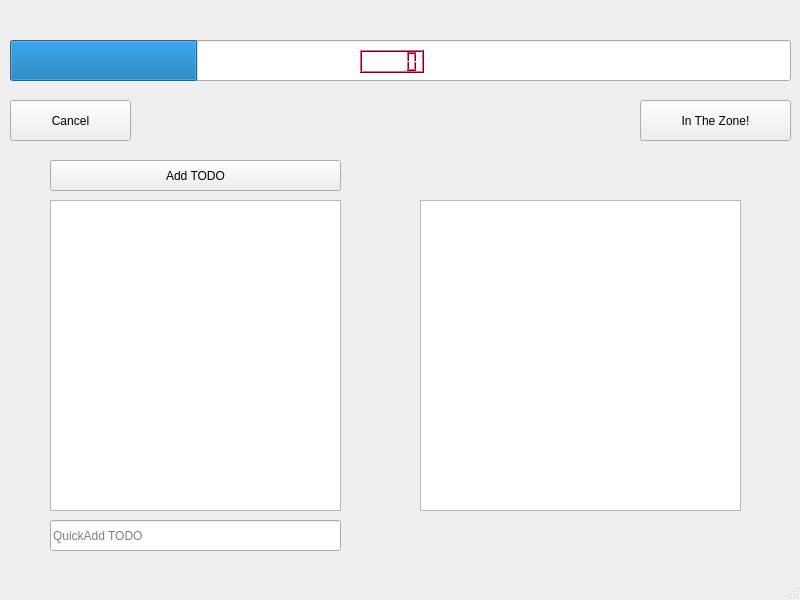
<?xml version="1.0" encoding="UTF-8"?>
<ui version="4.0">
 <class>MainWindow</class>
 <widget class="QMainWindow" name="MainWindow">
  <property name="geometry">
   <rect>
    <x>0</x>
    <y>0</y>
    <width>800</width>
    <height>600</height>
   </rect>
  </property>
  <property name="windowTitle">
   <string>Pomodoro</string>
  </property>
  <widget class="QWidget" name="centralwidget">
   <widget class="QLineEdit" name="leDoneTask">
    <property name="geometry">
     <rect>
      <x>220</x>
      <y>40</y>
      <width>321</width>
      <height>41</height>
     </rect>
    </property>
    <property name="placeholderText">
     <string>Enter what you have just done or select TODO item</string>
    </property>
   </widget>
   <widget class="QPushButton" name="btnStart">
    <property name="geometry">
     <rect>
      <x>220</x>
      <y>40</y>
      <width>321</width>
      <height>41</height>
     </rect>
    </property>
    <property name="text">
     <string>Start Pomodoro</string>
    </property>
   </widget>
   <widget class="QPushButton" name="btnCancel">
    <property name="geometry">
     <rect>
      <x>10</x>
      <y>100</y>
      <width>121</width>
      <height>41</height>
     </rect>
    </property>
    <property name="text">
     <string>Cancel</string>
    </property>
   </widget>
   <widget class="QProgressBar" name="progressBar">
    <property name="geometry">
     <rect>
      <x>10</x>
      <y>40</y>
      <width>781</width>
      <height>41</height>
     </rect>
    </property>
    <property name="value">
     <number>24</number>
    </property>
    <property name="format">
     <string/>
    </property>
   </widget>
   <widget class="QLineEdit" name="leTodoItem">
    <property name="geometry">
     <rect>
      <x>50</x>
      <y>520</y>
      <width>291</width>
      <height>31</height>
     </rect>
    </property>
    <property name="placeholderText">
     <string>QuickAdd TODO</string>
    </property>
   </widget>
   <widget class="TodoItemsListView" name="lvTodoItems">
    <property name="geometry">
     <rect>
      <x>50</x>
      <y>200</y>
      <width>291</width>
      <height>311</height>
     </rect>
    </property>
    <property name="contextMenuPolicy">
     <enum>Qt::DefaultContextMenu</enum>
    </property>
    <property name="autoFillBackground">
     <bool>true</bool>
    </property>
    <property name="styleSheet">
     <string notr="true"/>
    </property>
    <property name="dragEnabled">
     <bool>true</bool>
    </property>
    <property name="dragDropOverwriteMode">
     <bool>false</bool>
    </property>
    <property name="dragDropMode">
     <enum>QAbstractItemView::InternalMove</enum>
    </property>
    <property name="selectionBehavior">
     <enum>QAbstractItemView::SelectRows</enum>
    </property>
    <property name="movement">
     <enum>QListView::Snap</enum>
    </property>
    <property name="spacing">
     <number>3</number>
    </property>
   </widget>
   <widget class="QLCDNumber" name="lcdTimer">
    <property name="geometry">
     <rect>
      <x>360</x>
      <y>50</y>
      <width>64</width>
      <height>23</height>
     </rect>
    </property>
    <property name="palette">
     <palette>
      <active>
       <colorrole role="WindowText">
        <brush brushstyle="SolidPattern">
         <color alpha="255">
          <red>0</red>
          <green>0</green>
          <blue>0</blue>
         </color>
        </brush>
       </colorrole>
       <colorrole role="Button">
        <brush brushstyle="SolidPattern">
         <color alpha="255">
          <red>223</red>
          <green>11</green>
          <blue>60</blue>
         </color>
        </brush>
       </colorrole>
       <colorrole role="Light">
        <brush brushstyle="SolidPattern">
         <color alpha="255">
          <red>255</red>
          <green>92</green>
          <blue>130</blue>
         </color>
        </brush>
       </colorrole>
       <colorrole role="Midlight">
        <brush brushstyle="SolidPattern">
         <color alpha="255">
          <red>239</red>
          <green>51</green>
          <blue>95</blue>
         </color>
        </brush>
       </colorrole>
       <colorrole role="Dark">
        <brush brushstyle="SolidPattern">
         <color alpha="255">
          <red>111</red>
          <green>5</green>
          <blue>30</blue>
         </color>
        </brush>
       </colorrole>
       <colorrole role="Mid">
        <brush brushstyle="SolidPattern">
         <color alpha="255">
          <red>149</red>
          <green>7</green>
          <blue>40</blue>
         </color>
        </brush>
       </colorrole>
       <colorrole role="Text">
        <brush brushstyle="SolidPattern">
         <color alpha="255">
          <red>0</red>
          <green>0</green>
          <blue>0</blue>
         </color>
        </brush>
       </colorrole>
       <colorrole role="BrightText">
        <brush brushstyle="SolidPattern">
         <color alpha="255">
          <red>255</red>
          <green>255</green>
          <blue>255</blue>
         </color>
        </brush>
       </colorrole>
       <colorrole role="ButtonText">
        <brush brushstyle="SolidPattern">
         <color alpha="255">
          <red>0</red>
          <green>0</green>
          <blue>0</blue>
         </color>
        </brush>
       </colorrole>
       <colorrole role="Base">
        <brush brushstyle="SolidPattern">
         <color alpha="255">
          <red>255</red>
          <green>255</green>
          <blue>255</blue>
         </color>
        </brush>
       </colorrole>
       <colorrole role="Window">
        <brush brushstyle="SolidPattern">
         <color alpha="255">
          <red>223</red>
          <green>11</green>
          <blue>60</blue>
         </color>
        </brush>
       </colorrole>
       <colorrole role="Shadow">
        <brush brushstyle="SolidPattern">
         <color alpha="255">
          <red>0</red>
          <green>0</green>
          <blue>0</blue>
         </color>
        </brush>
       </colorrole>
       <colorrole role="AlternateBase">
        <brush brushstyle="SolidPattern">
         <color alpha="255">
          <red>239</red>
          <green>133</green>
          <blue>157</blue>
         </color>
        </brush>
       </colorrole>
       <colorrole role="ToolTipBase">
        <brush brushstyle="SolidPattern">
         <color alpha="255">
          <red>255</red>
          <green>255</green>
          <blue>220</blue>
         </color>
        </brush>
       </colorrole>
       <colorrole role="ToolTipText">
        <brush brushstyle="SolidPattern">
         <color alpha="255">
          <red>0</red>
          <green>0</green>
          <blue>0</blue>
         </color>
        </brush>
       </colorrole>
      </active>
      <inactive>
       <colorrole role="WindowText">
        <brush brushstyle="SolidPattern">
         <color alpha="255">
          <red>0</red>
          <green>0</green>
          <blue>0</blue>
         </color>
        </brush>
       </colorrole>
       <colorrole role="Button">
        <brush brushstyle="SolidPattern">
         <color alpha="255">
          <red>223</red>
          <green>11</green>
          <blue>60</blue>
         </color>
        </brush>
       </colorrole>
       <colorrole role="Light">
        <brush brushstyle="SolidPattern">
         <color alpha="255">
          <red>255</red>
          <green>92</green>
          <blue>130</blue>
         </color>
        </brush>
       </colorrole>
       <colorrole role="Midlight">
        <brush brushstyle="SolidPattern">
         <color alpha="255">
          <red>239</red>
          <green>51</green>
          <blue>95</blue>
         </color>
        </brush>
       </colorrole>
       <colorrole role="Dark">
        <brush brushstyle="SolidPattern">
         <color alpha="255">
          <red>111</red>
          <green>5</green>
          <blue>30</blue>
         </color>
        </brush>
       </colorrole>
       <colorrole role="Mid">
        <brush brushstyle="SolidPattern">
         <color alpha="255">
          <red>149</red>
          <green>7</green>
          <blue>40</blue>
         </color>
        </brush>
       </colorrole>
       <colorrole role="Text">
        <brush brushstyle="SolidPattern">
         <color alpha="255">
          <red>0</red>
          <green>0</green>
          <blue>0</blue>
         </color>
        </brush>
       </colorrole>
       <colorrole role="BrightText">
        <brush brushstyle="SolidPattern">
         <color alpha="255">
          <red>255</red>
          <green>255</green>
          <blue>255</blue>
         </color>
        </brush>
       </colorrole>
       <colorrole role="ButtonText">
        <brush brushstyle="SolidPattern">
         <color alpha="255">
          <red>0</red>
          <green>0</green>
          <blue>0</blue>
         </color>
        </brush>
       </colorrole>
       <colorrole role="Base">
        <brush brushstyle="SolidPattern">
         <color alpha="255">
          <red>255</red>
          <green>255</green>
          <blue>255</blue>
         </color>
        </brush>
       </colorrole>
       <colorrole role="Window">
        <brush brushstyle="SolidPattern">
         <color alpha="255">
          <red>223</red>
          <green>11</green>
          <blue>60</blue>
         </color>
        </brush>
       </colorrole>
       <colorrole role="Shadow">
        <brush brushstyle="SolidPattern">
         <color alpha="255">
          <red>0</red>
          <green>0</green>
          <blue>0</blue>
         </color>
        </brush>
       </colorrole>
       <colorrole role="AlternateBase">
        <brush brushstyle="SolidPattern">
         <color alpha="255">
          <red>239</red>
          <green>133</green>
          <blue>157</blue>
         </color>
        </brush>
       </colorrole>
       <colorrole role="ToolTipBase">
        <brush brushstyle="SolidPattern">
         <color alpha="255">
          <red>255</red>
          <green>255</green>
          <blue>220</blue>
         </color>
        </brush>
       </colorrole>
       <colorrole role="ToolTipText">
        <brush brushstyle="SolidPattern">
         <color alpha="255">
          <red>0</red>
          <green>0</green>
          <blue>0</blue>
         </color>
        </brush>
       </colorrole>
      </inactive>
      <disabled>
       <colorrole role="WindowText">
        <brush brushstyle="SolidPattern">
         <color alpha="255">
          <red>111</red>
          <green>5</green>
          <blue>30</blue>
         </color>
        </brush>
       </colorrole>
       <colorrole role="Button">
        <brush brushstyle="SolidPattern">
         <color alpha="255">
          <red>223</red>
          <green>11</green>
          <blue>60</blue>
         </color>
        </brush>
       </colorrole>
       <colorrole role="Light">
        <brush brushstyle="SolidPattern">
         <color alpha="255">
          <red>255</red>
          <green>92</green>
          <blue>130</blue>
         </color>
        </brush>
       </colorrole>
       <colorrole role="Midlight">
        <brush brushstyle="SolidPattern">
         <color alpha="255">
          <red>239</red>
          <green>51</green>
          <blue>95</blue>
         </color>
        </brush>
       </colorrole>
       <colorrole role="Dark">
        <brush brushstyle="SolidPattern">
         <color alpha="255">
          <red>111</red>
          <green>5</green>
          <blue>30</blue>
         </color>
        </brush>
       </colorrole>
       <colorrole role="Mid">
        <brush brushstyle="SolidPattern">
         <color alpha="255">
          <red>149</red>
          <green>7</green>
          <blue>40</blue>
         </color>
        </brush>
       </colorrole>
       <colorrole role="Text">
        <brush brushstyle="SolidPattern">
         <color alpha="255">
          <red>111</red>
          <green>5</green>
          <blue>30</blue>
         </color>
        </brush>
       </colorrole>
       <colorrole role="BrightText">
        <brush brushstyle="SolidPattern">
         <color alpha="255">
          <red>255</red>
          <green>255</green>
          <blue>255</blue>
         </color>
        </brush>
       </colorrole>
       <colorrole role="ButtonText">
        <brush brushstyle="SolidPattern">
         <color alpha="255">
          <red>111</red>
          <green>5</green>
          <blue>30</blue>
         </color>
        </brush>
       </colorrole>
       <colorrole role="Base">
        <brush brushstyle="SolidPattern">
         <color alpha="255">
          <red>223</red>
          <green>11</green>
          <blue>60</blue>
         </color>
        </brush>
       </colorrole>
       <colorrole role="Window">
        <brush brushstyle="SolidPattern">
         <color alpha="255">
          <red>223</red>
          <green>11</green>
          <blue>60</blue>
         </color>
        </brush>
       </colorrole>
       <colorrole role="Shadow">
        <brush brushstyle="SolidPattern">
         <color alpha="255">
          <red>0</red>
          <green>0</green>
          <blue>0</blue>
         </color>
        </brush>
       </colorrole>
       <colorrole role="AlternateBase">
        <brush brushstyle="SolidPattern">
         <color alpha="255">
          <red>223</red>
          <green>11</green>
          <blue>60</blue>
         </color>
        </brush>
       </colorrole>
       <colorrole role="ToolTipBase">
        <brush brushstyle="SolidPattern">
         <color alpha="255">
          <red>255</red>
          <green>255</green>
          <blue>220</blue>
         </color>
        </brush>
       </colorrole>
       <colorrole role="ToolTipText">
        <brush brushstyle="SolidPattern">
         <color alpha="255">
          <red>0</red>
          <green>0</green>
          <blue>0</blue>
         </color>
        </brush>
       </colorrole>
      </disabled>
     </palette>
    </property>
   </widget>
   <widget class="QListView" name="lvCompletedPomodoros">
    <property name="geometry">
     <rect>
      <x>420</x>
      <y>200</y>
      <width>321</width>
      <height>311</height>
     </rect>
    </property>
    <property name="sizePolicy">
     <sizepolicy hsizetype="Fixed" vsizetype="Expanding">
      <horstretch>0</horstretch>
      <verstretch>0</verstretch>
     </sizepolicy>
    </property>
    <property name="resizeMode">
     <enum>QListView::Fixed</enum>
    </property>
   </widget>
   <widget class="QPushButton" name="btnZone">
    <property name="geometry">
     <rect>
      <x>640</x>
      <y>100</y>
      <width>151</width>
      <height>41</height>
     </rect>
    </property>
    <property name="toolTip">
     <string>Activate In The Zone mode</string>
    </property>
    <property name="text">
     <string>In The Zone!</string>
    </property>
    <property name="checkable">
     <bool>true</bool>
    </property>
   </widget>
   <widget class="QPushButton" name="btnAddTodo">
    <property name="geometry">
     <rect>
      <x>50</x>
      <y>160</y>
      <width>291</width>
      <height>31</height>
     </rect>
    </property>
    <property name="toolTip">
     <string>Add new TODO item</string>
    </property>
    <property name="text">
     <string>Add TODO</string>
    </property>
   </widget>
  </widget>
  <widget class="QMenuBar" name="menubar">
   <property name="geometry">
    <rect>
     <x>0</x>
     <y>0</y>
     <width>800</width>
     <height>21</height>
    </rect>
   </property>
  </widget>
  <widget class="QStatusBar" name="statusbar"/>
 </widget>
 <customwidgets>
  <customwidget>
   <class>TodoItemsListView</class>
   <extends>QListView</extends>
   <header>gui/todoitemslistview.h</header>
  </customwidget>
 </customwidgets>
 <resources/>
 <connections/>
</ui>
